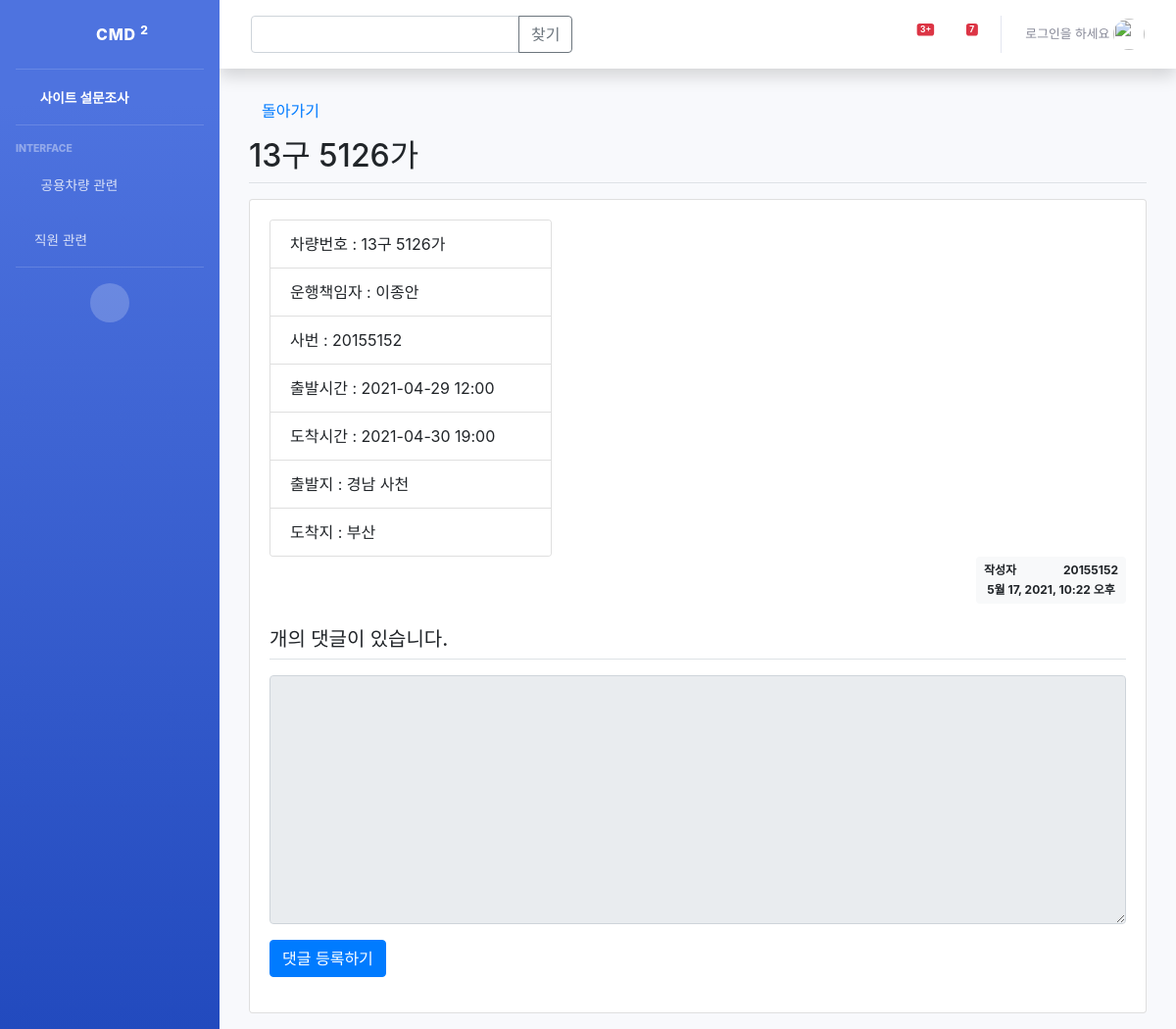
The app's page /pybo/drive_list/2/ with its own data.
### pybo/models.py (models this page shows)
class CMD_Question(models.Model):
    subject = models.CharField(max_length=200)
    Car_num = models.CharField(max_length=15)
    bussiness_manager = models.CharField(max_length=10)
    bussiness_num = models.CharField(max_length=15)
    author = models.ForeignKey(User, on_delete=models.CASCADE)
    start_date = models.DateTimeField()
    start_pos = models.CharField(max_length=10)
    destination_pos = models.CharField(max_length=10)
    depart_date = models.CharField(max_length=25)
    arrive_date =models.CharField(max_length=25)
    create_date = models.DateTimeField()
    modify_date = models.DateTimeField(null=True, blank=True)

### pybo/views_drive.py (the view)
# urls.py: path('drive_list/<int:cmd_question_id>/', views_drive.CMD_detail, name='CMD_detail'),
def CMD_detail(request, cmd_question_id):
    cmd_question = get_object_or_404(CMD_Question, pk=cmd_question_id)
    context = {'cmd_question': cmd_question}
    return render(request, 'pybo/drive_detail.html', context)

### templates/pybo/drive_detail.html (shortened to what this page needs)
{% extends 'base.html' %}
{% load static %}
{% block content %}
    <link rel="stylesheet" type="text/css" href="{% static 'bootstrap.min.css' %}">
    <div class="container my-3">
    <button class="btn btn-facebook"><a href="{% url 'pybo:CMD_index' %}">돌아가기</a></button>
    <h2 class="border-bottom py-2">{{ cmd_question.Car_num }}</h2>
    <div class="card my-3">
    <div class="card-body">
        <div class="card" style="width: 18rem;">
            <ul class="list-group list-group-flush">
                <li class="list-group-item">차량번호 : {{ cmd_question.Car_num }}</li>
                <li class="list-group-item">운행책임자 : {{ cmd_question.bussiness_manager }}</li>
                <li class="list-group-item">사번 : {{ cmd_question.bussiness_num }}</li>
                <li class="list-group-item">출발시간 : {{ cmd_question.depart_date }}</li>
                <li class="list-group-item">도착시간 : {{ cmd_question.arrive_date }}</li>
                <li class="list-group-item">출발지 : {{ cmd_question.start_pos }}</li>
                <li class="list-group-item">도착지 : {{ cmd_question.destination_pos }}</li>
            </ul>
        </div>
        <div class="d-flex justify-content-end">
            <div class="badge badge-light p-2">
                <div class="mb-2"><span class="author mr-5">작성자</span>{{ cmd_question.author.username }}</div>
                {{ cmd_question.create_date }}
            </div>
        </div>
        <h5 class="border-bottom my-3 py-2">{{ cmd_question.answer_set.count }}개의 댓글이 있습니다.</h5>
        <form action="{% url 'pybo:CMD_answer_create' cmd_question.id %}" method="post" class="my-3">
            <div class="form-group">
                   <textarea {% if not user.is_authenticated %}disabled{% endif %}
                             name="content" id="content" class="form-control" rows="10"></textarea>
            </div>
            <input type="submit" value="댓글 등록하기" class="btn btn-primary">
        </form>
    </div>
{% endblock %}

### records on screen
CMD_Question: Car_num "13구 5126가", bussiness_manager "이종안", bussiness_num "20155152", depart_date "2021-04-29 12:00", arrive_date "2021-04-30 19:00", start_pos "경남 사천", destination_pos "부산", author.username "20155152", create_date "5월 17, 2021, 10:22 오후"
